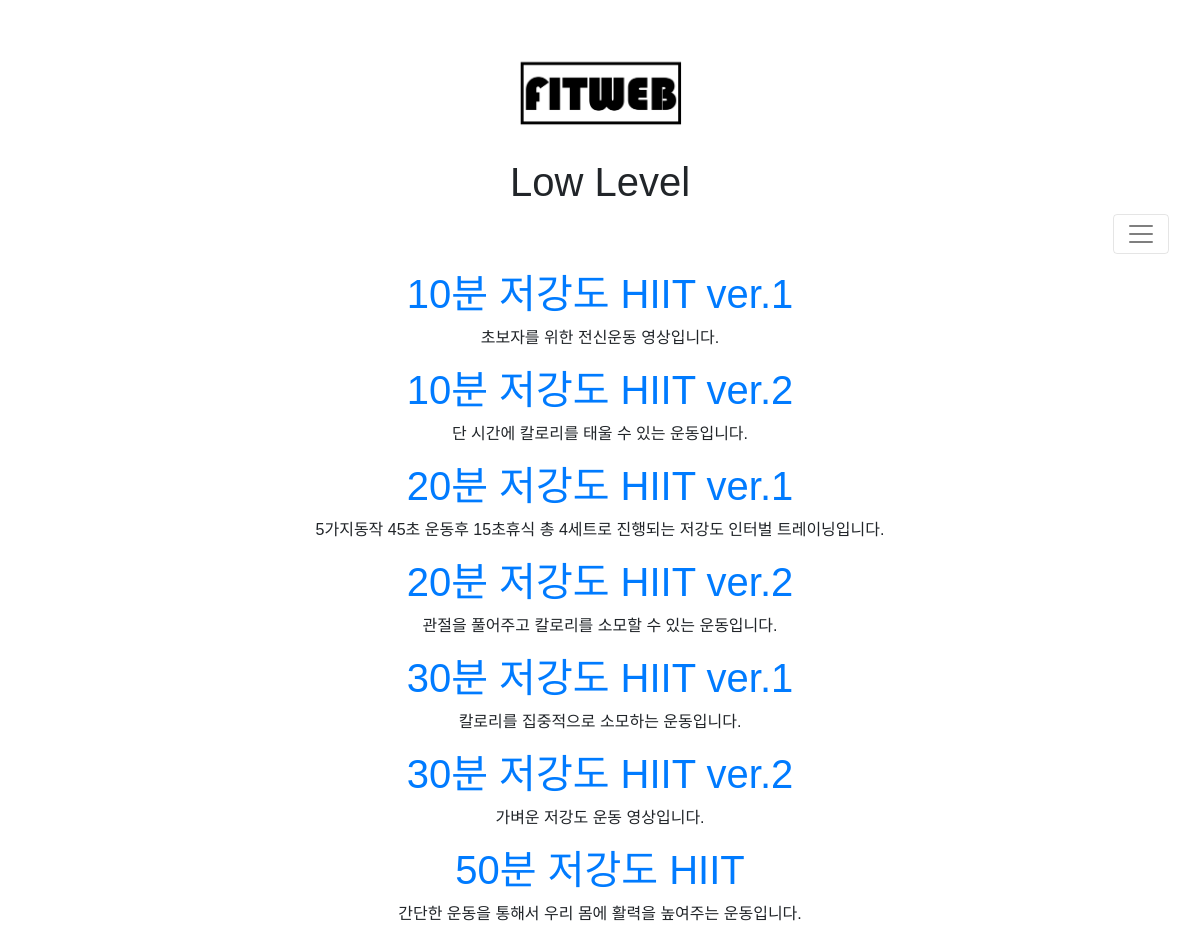
The page /hiit_list_low_level on the database its author committed.
### fitweb/models.py (models this page shows, shortened)
class Post(models.Model):
    objects_num = models.CharField(max_length=200, default='')
    Header_first = models.CharField(max_length=200, default='')
    Header_second = models.CharField(max_length=200, default='')
    Header_third = models.CharField(max_length=200, default='', blank=True)
    Header_four = models.CharField(max_length=200, default='', blank=True)
    author = models.ForeignKey(settings.AUTH_USER_MODEL, on_delete=models.CASCADE)
    title = models.CharField(max_length=200, default='')
    video = EmbedVideoField(blank=True)
    text = models.TextField()
    created_date = models.DateTimeField(
            default=timezone.now)
    published_date = models.DateTimeField(
            blank=True, null=True)

### fitweb/views.py (the view)
# urls.py: path('hiit_list_low_level', views.hiit_list_low_level, name='hiit_list_low_level'),
def hiit_list_low_level(request):
    posts = Post.objects.filter(Header_first__contains='hiit', Header_second__contains='low')
    posts = posts.order_by("title")
    return render(request, 'fitweb/hiit_list_low_level.html', {'posts': posts})

### fitweb/templates/fitweb/hiit_list_low_level.html (shortened to what this page needs)
<!DOCTYPE html>
<html lang="en">
<head>
    <title>{% load embed_video_tags %}
{% load static %}
<html>
    <head>
        <title>FitWeb</title>
        <link rel="stylesheet" href="https://maxcdn.bootstrapcdn.com/bootstrap/4.0.0-beta/css/bootstrap.min.css">
        <link rel="stylesheet" href="{% static "css/main.css" %}">
    </head>
<body>
<h1 class="logo" style="margin-top: 50px"><a id="logo" href="{% url 'home' %}"><img src="../../static/images/logo.png"></a></h1>
<nav class="navbar navbar-light bg-light">
  <div class="container-fluid" >
    <h1 style="width: 100%">
        <header class="page-header" style="overflow: auto;">
            <h1>Low Level</h1>
        </header>
        <button style="float: right" class="navbar-toggler" type="button" data-bs-toggle="collapse" data-bs-target="#navbarSupportedContent" aria-controls="navbarSupportedContent" aria-expanded="false" aria-label="Toggle navigation">
            <span class="navbar-toggler-icon"></span>
        </button>
    </h1>
  </div>
</nav>
<div class="content container" style="text-align: center">
    {% for post in posts %}
        <div class="post">
            <h1><a href="{% url 'detail' pk=post.pk %}">{{ post.title }}</a></h1>
            <p>{{ post.text|linebreaksbr }}</p>
        </div>
    {% endfor %}
</div>
</body>
</html>
</head>
<body>
</body>
</html>

### fitweb/static/css/main.css (style rules this page uses)
body { margin: 0px; font-family: 'Noto Sans KR', sans-serif; min-width: 600px; min-height: 500px; }
.logo { text-align: center; height: 80px; margin-bottom: 20px; }
.logo img { height: 100px; border: 20px; }
.navbar { text-align: center; }

### fitweb/templates/fitweb/hiit_list_low_level.html (style rules this page uses)
body { margin: 0px; font-family: 'Noto Sans KR', sans-serif; min-width: 600px; min-height: 500px; }
.bg-light { background-color: rgba(0,0,0,0)!important; }
@media (min-width: 576px) { .container { max-width: 100%; } }

### rows shown on the page
Post: title "10분 저강도 HIIT ver.1", text "초보자를 위한 전신운동 영상입니다."
Post: title "10분 저강도 HIIT ver.2", text "단 시간에 칼로리를 태울 수 있는 운동입니다."
Post: title "20분 저강도 HIIT ver.1", text "5가지동작 45초 운동후 15초휴식 총 4세트로 진행되는 저강도 인터벌 트레이닝입니다."
Post: title "20분 저강도 HIIT ver.2", text "관절을 풀어주고 칼로리를 소모할 수 있는 운동입니다."
Post: title "30분 저강도 HIIT ver.1", text "칼로리를 집중적으로 소모하는 운동입니다."
Post: title "30분 저강도 HIIT ver.2", text "가벼운 저강도 운동 영상입니다."
Post: title "50분 저강도 HIIT", text "간단한 운동을 통해서 우리 몸에 활력을 높여주는 운동입니다."
